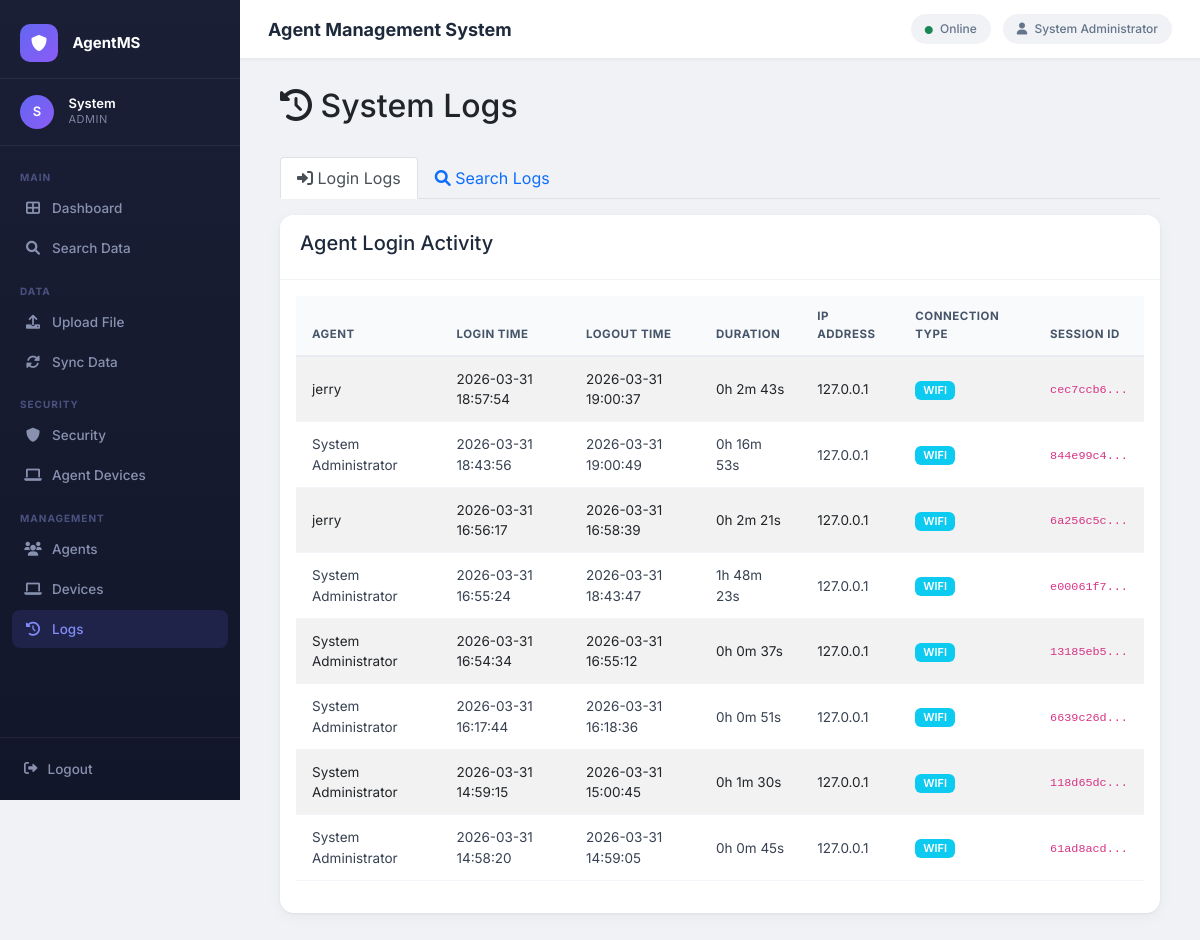
The page /admin/logs (signed in) on the database its author committed.
### app.py (models this page shows, shortened)
class User(UserMixin, db.Model):
    __tablename__ = 'users'
    id = db.Column(db.Integer, primary_key=True)
    username = db.Column(db.String(80), unique=True, nullable=False)
    email = db.Column(db.String(120), unique=True, nullable=False)
    password_hash = db.Column(db.String(200), nullable=False)
    role = db.Column(db.String(20), nullable=False)
    full_name = db.Column(db.String(100))
    phone = db.Column(db.String(20))
    is_active = db.Column(db.Boolean, default=True)
    created_at = db.Column(db.DateTime, default=datetime.utcnow)
    last_login = db.Column(db.DateTime)
    login_logs = db.relationship('LoginLog', backref='user', lazy=True)
    search_logs = db.relationship('SearchLog', backref='user', lazy=True)
    password_changed_at = db.Column(db.DateTime, default=datetime.utcnow)
    must_change_password = db.Column(db.Boolean, default=False)
    credit_balance = db.Column(db.Integer, default=0)
    def is_password_expired(self):
        policy = SystemSettings.get('password_expiry_days')
        if not policy or int(policy) == 0:
            return False
        expiry_days = int(policy)
        if not self.password_changed_at:
            return True
        return (datetime.utcnow() - self.password_changed_at).days >= expiry_days

class LoginLog(db.Model):
    __tablename__ = 'login_logs'
    id = db.Column(db.Integer, primary_key=True)
    user_id = db.Column(db.Integer, db.ForeignKey('users.id'))
    login_time = db.Column(db.DateTime, default=datetime.utcnow)
    logout_time = db.Column(db.DateTime)
    ip_address = db.Column(db.String(45))
    location = db.Column(db.String(200))
    device_info = db.Column(db.String(500))
    connection_type = db.Column(db.String(50))
    session_duration = db.Column(db.Integer)
    session_id = db.Column(db.String(100), unique=True)

### app.py (the view)
@app.route('/admin/logs')
@login_required
@admin_required
def admin_logs():
    login_logs = LoginLog.query.order_by(LoginLog.login_time.desc()).limit(100).all()
    search_logs = SearchLog.query.order_by(SearchLog.timestamp.desc()).limit(100).all()
    return render_template('admin_logs.html', login_logs=login_logs, search_logs=search_logs)

### app.py (called while the page is built)
def admin_required(f):
    @wraps(f)
    def decorated_function(*args, **kwargs):
        if not current_user.is_authenticated or current_user.role != 'admin':
            flash('Admin access required', 'danger')
            return redirect(url_for('login'))
        return f(*args, **kwargs)
    return decorated_function

@login_manager.user_loader
def load_user(user_id):
    return User.query.get(int(user_id))

@app.context_processor
def inject_globals():
    try:
        from flask_login import current_user
        if current_user.is_authenticated and current_user.role == 'admin':
            count = AgentDevice.query.filter_by(status='pending').count()
            phase2 = SystemSettings.get('phase2_enabled', '0') == '1'
            return {'pending_devices_count': count, 'phase2_enabled': phase2}
    except:
        pass
    return {'pending_devices_count': 0, 'phase2_enabled': False}

    @staticmethod
    def get(key, default=None):
        s = SystemSettings.query.filter_by(key=key).first()
        return s.value if s else default

### templates/admin_logs.html (shortened to what this page needs)
{% extends "base.html" %}
{% block content %}
<div class="container">
    <div class="row mb-4">
        <div class="col-md-12">
            <h2><i class="fas fa-history"></i> System Logs</h2>
        </div>
    </div>
    <ul class="nav nav-tabs mb-3" id="logTabs" role="tablist">
        <li class="nav-item" role="presentation">
            <button class="nav-link active" id="login-tab" data-bs-toggle="tab" data-bs-target="#login" type="button" role="tab">
                <i class="fas fa-sign-in-alt"></i> Login Logs
            </button>
        </li>
        <li class="nav-item" role="presentation">
            <button class="nav-link" id="search-tab" data-bs-toggle="tab" data-bs-target="#search" type="button" role="tab">
                <i class="fas fa-search"></i> Search Logs
            </button>
        </li>
    </ul>
    <div class="tab-content">
        <div class="tab-pane fade show active" id="login" role="tabpanel">
            <div class="card">
                <div class="card-header">
                    <h5>Agent Login Activity</h5>
                </div>
                <div class="card-body">
                    <div class="table-responsive">
                        <table class="table table-striped" id="loginTable">
                            <thead>
                                <tr>
                                    <th>Agent</th>
                                    <th>Login Time</th>
                                    <th>Logout Time</th>
                                    <th>Duration</th>
                                    <th>IP Address</th>
                                    <th>Connection Type</th>
                                    <th>Session ID</th>
                                </tr>
                            </thead>
                            <tbody>
                                {% for log in login_logs %}
                                <tr>
                                    <td>{{ log.user.full_name if log.user else 'Unknown' }}</td>
                                    <td>{{ log.login_time.strftime('%Y-%m-%d %H:%M:%S') if log.login_time else '-' }}</td>
                                    <td>{{ log.logout_time.strftime('%Y-%m-%d %H:%M:%S') if log.logout_time else 'Active' }}</td>
                                    <td>
                                        {% if log.session_duration %}
                                            {{ (log.session_duration // 3600) }}h
                                            {{ ((log.session_duration % 3600) // 60) }}m
                                            {{ (log.session_duration % 60) }}s
                                        {% else %}
                                            -
                                        {% endif %}
                                    </td>
                                    <td>{{ log.ip_address }}</td>
                                    <td>
                                        <span class="badge bg-{% if log.connection_type == 'wifi' %}info{% else %}warning{% endif %}">
                                            {{ log.connection_type|upper }}
                                        </span>
                                    </td>
                                    <td><code>{{ log.session_id[:8] }}...</code></td>
                                </tr>
                                {% endfor %}
                            </tbody>
                        </table>
                    </div>
                </div>
            </div>
        </div>
    </div>
</div>
{% endblock %}

### templates/base.html (shortened to what this page needs)
<!DOCTYPE html>
<html lang="en">
<head>
    <link href="https://cdn.jsdelivr.net/npm/bootstrap@5.1.3/dist/css/bootstrap.min.css" rel="stylesheet">
    <link href="https://cdn.datatables.net/1.11.5/css/dataTables.bootstrap5.min.css" rel="stylesheet">
    <link href="https://cdnjs.cloudflare.com/ajax/libs/font-awesome/6.0.0/css/all.min.css" rel="stylesheet">
</head>
<body class="{% if not current_user.is_authenticated %}no-sidebar{% endif %}">
{% if current_user.is_authenticated %}
<div class="sidebar">
    <div class="sidebar-brand">
        <span class="brand-icon"><i class="fas fa-shield-alt"></i></span>
        <span>AgentMS</span>
    </div>
    <div class="sidebar-user">
        <div class="avatar">{{ current_user.full_name[:1] }}</div>
        <div class="user-info">
            <div class="user-name">{{ current_user.full_name.split()[0] }}</div>
            <div class="user-role">{{ current_user.role }}</div>
        </div>
    </div>
    <div class="sidebar-nav">
        {% if current_user.role == 'admin' %}
        <div class="nav-section-label">Main</div>
        <a class="nav-link {% if request.endpoint == 'admin_dashboard' %}active{% endif %}"
           href="{{ url_for('admin_dashboard') }}">
            <i class="fas fa-th-large"></i> Dashboard
        </a>
        <a class="nav-link {% if request.endpoint == 'admin_search' %}active{% endif %}"
           href="{{ url_for('admin_search') }}">
            <i class="fas fa-search"></i> Search Data
        </a>
        <div class="nav-section-label mt-2">Data</div>
        <a class="nav-link {% if request.endpoint == 'admin_upload' %}active{% endif %}"
           href="{{ url_for('admin_upload') }}">
            <i class="fas fa-upload"></i> Upload File
        </a>
        <a class="nav-link {% if request.endpoint == 'admin_sync' %}active{% endif %}"
           href="{{ url_for('admin_sync') }}">
            <i class="fas fa-sync-alt"></i> Sync Data
        </a>
        <div class="nav-section-label mt-2">Security</div>
        <a class="nav-link {% if request.endpoint == 'admin_security' %}active{% endif %}"
           href="{{ url_for('admin_security') }}">
            <i class="fas fa-shield-alt"></i> Security
        </a>
        <a class="nav-link {% if request.endpoint == 'admin_devices' %}active{% endif %}"
           href="{{ url_for('admin_devices') }}">
            <i class="fas fa-laptop"></i> Agent Devices
        </a>
        <div class="nav-section-label mt-2">Management</div>
        <a class="nav-link {% if request.endpoint == 'admin_agents' %}active{% endif %}"
           href="{{ url_for('admin_agents') }}">
            <i class="fas fa-users"></i> Agents
        </a>
        <a class="nav-link {% if request.endpoint == 'admin_devices' %}active{% endif %}"
           href="{{ url_for('admin_devices') }}">
            <i class="fas fa-laptop"></i> Devices
            {% set pending_count = pending_devices_count | default(0) %}
        </a>
        <a class="nav-link {% if request.endpoint == 'admin_logs' %}active{% endif %}"
           href="{{ url_for('admin_logs') }}">
            <i class="fas fa-history"></i> Logs
        </a>
        {% endif %}
    </div>
    <div class="sidebar-footer">
        <a class="nav-link" href="{{ url_for('logout') }}">
            <i class="fas fa-sign-out-alt"></i> Logout
        </a>
    </div>
</div>
<div class="main-wrapper">
    <div class="topbar">
        <div class="topbar-title">{% block page_title %}Agent Management System{% endblock %}</div>
        <div class="topbar-right">
            <span class="topbar-badge"><i class="fas fa-circle text-success me-1" style="font-size:8px"></i> Online</span>
            <span class="topbar-badge"><i class="fas fa-user me-1"></i> {{ current_user.full_name }}</span>
        </div>
    </div>
    <div class="content-area">
        {% block content %}{% endblock %}
    </div>
</div>
{% endif %}
</body>
</html>

### templates/base.html (style rules this page uses)
* { font-family: 'Inter', sans-serif; }
body { background: #f0f2f5; min-height: 100vh; }
.sidebar { position: fixed; top: 0; left: 0; height: 100vh; width: 240px; background: linear-gradient(180deg, #1a1f36 0%, #121629 100%); z-index: 1000; display: flex; flex-direction: column; transition: width 0.3s; overflow: hidden; }
.sidebar-brand { padding: 24px 20px 16px; border-bottom: 1px solid rgba(255,255,255,0.07); }
.sidebar-brand .brand-icon { width: 38px; height: 38px; background: linear-gradient(135deg, #6366f1, #8b5cf6); border-radius: 10px; display: inline-flex; align-items: center; justify-content: center; color: white; font-size: 16px; margin-right: 10px; }
.sidebar-brand span { color: white; font-weight: 700; font-size: 15px; vertical-align: middle; }
.sidebar-user { padding: 16px 20px; border-bottom: 1px solid rgba(255,255,255,0.07); }
.sidebar-user .avatar { width: 34px; height: 34px; background: linear-gradient(135deg, #6366f1, #8b5cf6); border-radius: 50%; display: inline-flex; align-items: center; justify-content: center; color: white; font-size: 13px; font-weight: 600; }
.sidebar-user .user-info { display: inline-block; vertical-align: middle; margin-left: 10px; }
.sidebar-user .user-name { color: white; font-size: 13px; font-weight: 600; line-height: 1.2; }
.sidebar-user .user-role { color: #7c83a0; font-size: 11px; text-transform: uppercase; letter-spacing: 0.5px; }
.sidebar-nav { padding: 16px 12px; flex: 1; overflow-y: auto; }
.nav-section-label { color: #4b5280; font-size: 10px; font-weight: 700; text-transform: uppercase; letter-spacing: 1px; padding: 8px 8px 4px; }
.sidebar-nav .nav-link { color: #8892b0; border-radius: 8px; padding: 9px 12px; margin-bottom: 2px; font-size: 13.5px; font-weight: 500; display: flex; align-items: center; gap: 10px; transition: all 0.2s; }
.sidebar-nav .nav-link i { width: 18px; text-align: center; font-size: 14px; }
.sidebar-nav .nav-link:hover, .sidebar-nav .nav-link.active { background: rgba(99,102,241,0.15); color: #a5b4fc; }
.sidebar-nav .nav-link.active { color: #818cf8; }
.sidebar-footer { padding: 12px; border-top: 1px solid rgba(255,255,255,0.07); }
.sidebar-footer .nav-link { color: #8892b0; border-radius: 8px; padding: 9px 12px; font-size: 13.5px; font-weight: 500; display: flex; align-items: center; gap: 10px; transition: all 0.2s; }
.main-wrapper { margin-left: 240px; min-height: 100vh; display: flex; flex-direction: column; }
.topbar { background: white; padding: 14px 28px; border-bottom: 1px solid #e8ecf0; display: flex; align-items: center; justify-content: space-between; position: sticky; top: 0; z-index: 100; box-shadow: 0 1px 3px rgba(0,0,0,0.05); }
.topbar-title { font-size: 18px; font-weight: 700; color: #1e2a3b; }
.topbar-right { display: flex; align-items: center; gap: 12px; }
.topbar-badge { background: #f0f2f5; border-radius: 20px; padding: 6px 14px; font-size: 12px; color: #64748b; font-weight: 500; }
.content-area { padding: 28px; flex: 1; }
.card { border: none; border-radius: 14px; box-shadow: 0 1px 3px rgba(0,0,0,0.06), 0 4px 16px rgba(0,0,0,0.04); transition: box-shadow 0.2s; }
.card-header { background: white; border-bottom: 1px solid #f1f3f5; border-radius: 14px 14px 0 0 !important; padding: 16px 20px; font-weight: 600; color: #1e2a3b; }
.table { font-size: 13.5px; }
.table thead th { background: #f8fafc; color: #475569; font-weight: 700; font-size: 11.5px; text-transform: uppercase; letter-spacing: 0.5px; border-bottom: 2px solid #e8ecf0; padding: 12px 16px; }
.table tbody td { padding: 12px 16px; color: #374151; vertical-align: middle; border-color: #f1f5f9; }
.badge { border-radius: 6px; font-size: 11px; font-weight: 600; padding: 4px 8px; }

### rows shown on the page
User: full_name "S", full_name "System", role "ADMIN", full_name "System Administrator"
LoginLog: user "jerry", login_time "2026-03-31 18:57:54", logout_time "2026-03-31 19:00:37", session_duration "0", ((log.session_duration%3600)//60) "2", (log.session_duration%60) "43", ip_address "127.0.0.1", connection_type "WIFI", session_id "cec7ccb6"
LoginLog: user "System Administrator", login_time "2026-03-31 18:43:56", logout_time "2026-03-31 19:00:49", session_duration "0", ((log.session_duration%3600)//60) "16", (log.session_duration%60) "53", ip_address "127.0.0.1", connection_type "WIFI", session_id "844e99c4"
LoginLog: user "jerry", login_time "2026-03-31 16:56:17", logout_time "2026-03-31 16:58:39", session_duration "0", ((log.session_duration%3600)//60) "2", (log.session_duration%60) "21", ip_address "127.0.0.1", connection_type "WIFI", session_id "6a256c5c"
LoginLog: user "System Administrator", login_time "2026-03-31 16:55:24", logout_time "2026-03-31 18:43:47", session_duration "1", ((log.session_duration%3600)//60) "48", (log.session_duration%60) "23", ip_address "127.0.0.1", connection_type "WIFI", session_id "e00061f7"
LoginLog: user "System Administrator", login_time "2026-03-31 16:54:34", logout_time "2026-03-31 16:55:12", session_duration "0", ((log.session_duration%3600)//60) "0", (log.session_duration%60) "37", ip_address "127.0.0.1", connection_type "WIFI", session_id "13185eb5"
LoginLog: user "System Administrator", login_time "2026-03-31 16:17:44", logout_time "2026-03-31 16:18:36", session_duration "0", ((log.session_duration%3600)//60) "0", (log.session_duration%60) "51", ip_address "127.0.0.1", connection_type "WIFI", session_id "6639c26d"
LoginLog: user "System Administrator", login_time "2026-03-31 14:59:15", logout_time "2026-03-31 15:00:45", session_duration "0", ((log.session_duration%3600)//60) "1", (log.session_duration%60) "30", ip_address "127.0.0.1", connection_type "WIFI", session_id "118d65dc"
LoginLog: user "System Administrator", login_time "2026-03-31 14:58:20", logout_time "2026-03-31 14:59:05", session_duration "0", ((log.session_duration%3600)//60) "0", (log.session_duration%60) "45", ip_address "127.0.0.1", connection_type "WIFI", session_id "61ad8acd"
